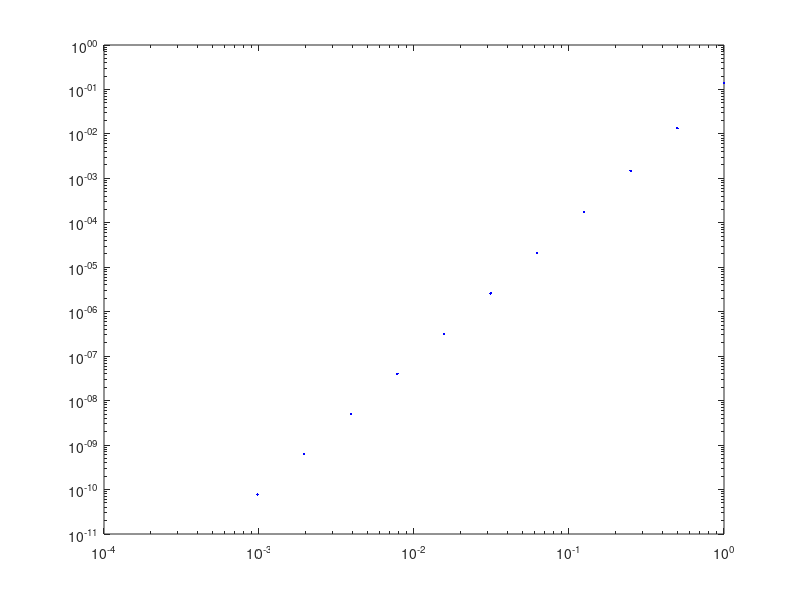

Write MATLAB code to recreate this figure. (Note: this script raises an error after producing the figure.)
% Successione di intervalli che scende a zero
H = 2.^(- (0:10) );
for k=1:length(H)
    EXACT=(exp(H(k))-1);
    % Formula dei trapezi
    T(k) = H(k) * (0.5*exp(0) + 0.5*exp(H(k)));
    Etrap(k) = EXACT - T(k);
    % Formula del punto medio
    M(k) = H(k) * exp(H(k)/2);
    Emed(k) = EXACT - M(k);
    % Formula di Cavalieri-Simpson
    C(k) = H(k) * (1/6*exp(0) + 2/3*exp(H(k)/2) + 1/6*exp(H(k)) );
    Ecs(k) = EXACT - C(k);
end
% T = H .* (0.5*(exp(0*H) + 0.5*exp(H)) );
loglog(H , abs(Etrap) , 'b.');
% log(E) ~ m * log(H) + q
% ===> E ~ exp(q) * H^m
[m,q] = minqua(log(H') , log(abs(Etrap')));
hold on
loglog(H,abs(Etrap),'bx' ,H , exp(q)*H.^m , 'b--')
disp(sprintf('Etrap ~ %f * h^ %f',exp(q),m));

[m,q] = minqua(log(H') , log(abs(Emed')));
loglog(H,abs(Emed),'rx' , H , exp(q)*H.^m , 'r--')
disp(sprintf('Emed ~ %f * h^ %f',exp(q),m));

[m,q] = minqua(log(H') , log(abs(Ecs')));
loglog(H,abs(Ecs),'ko' , H , exp(q)*H.^m , 'k--')
disp(sprintf('Ecs ~ %f * h^ %f',exp(q),m));
hold off;
